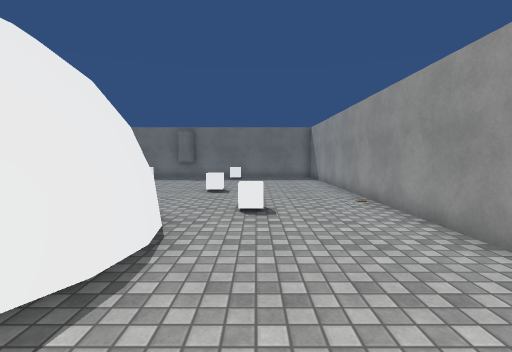
[1] (above)

17 first-person views from a walk through a scene from a Unity 3-D project. The camera is 1.4 m above the floor, tilts 4° down and sees 85° across. The floor is counted in squares, 1 m on a side. Each view is taken from the middle of a square. On the plan, view 1 faces up. The plan holds only what a view shows up to about 14 squares ahead; the rest is blank. The place goes on beyond the plan. The player character is not drawn. Surface patterns are stand-ins for the level's own textures.

[2]
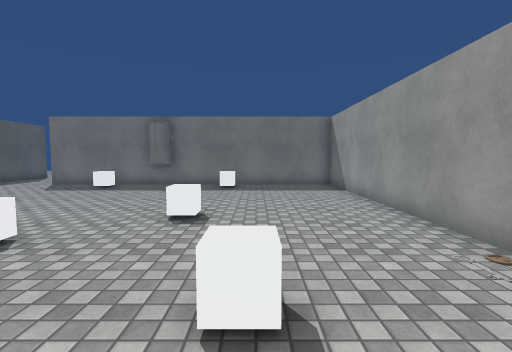

[3]
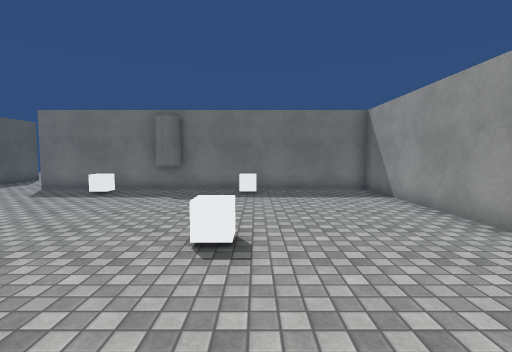

[4]
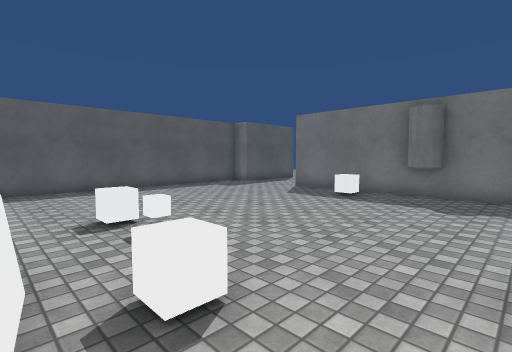

[5]
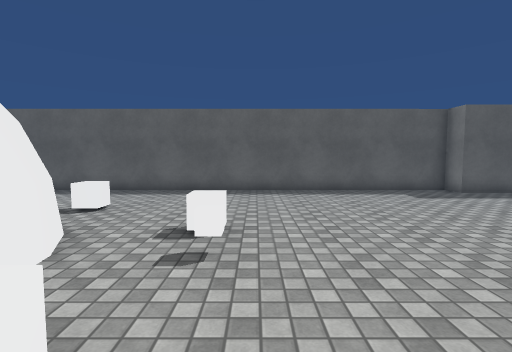

[6]
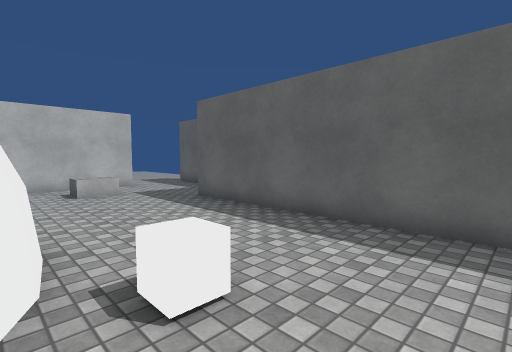

[7]
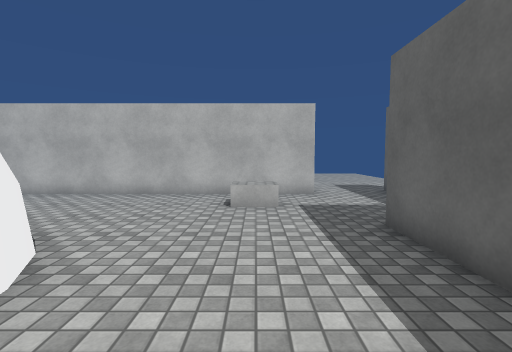

[8]
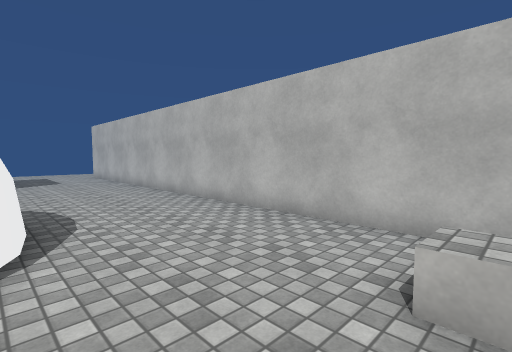

[9]
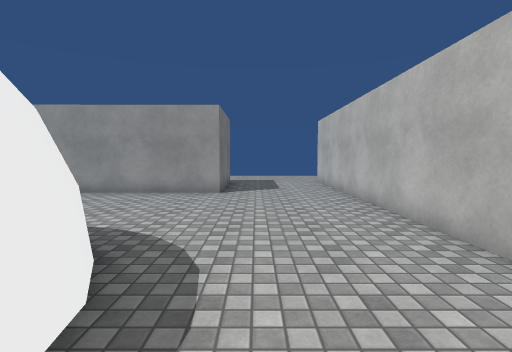

[10]
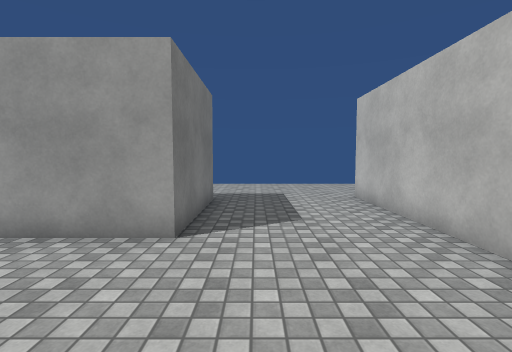

[11]
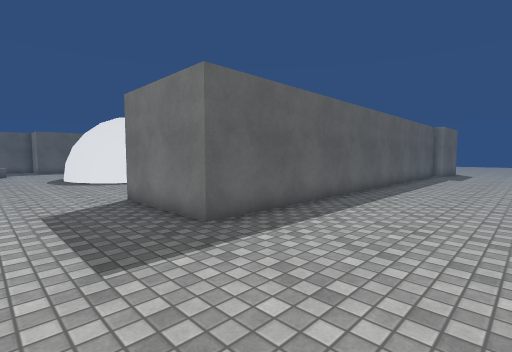

[12]
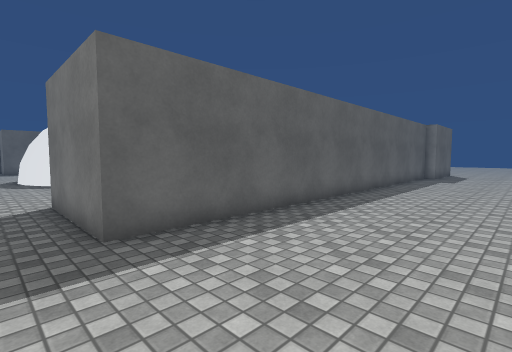

[13]
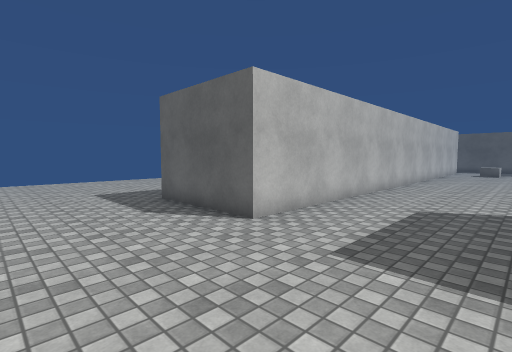

[14]
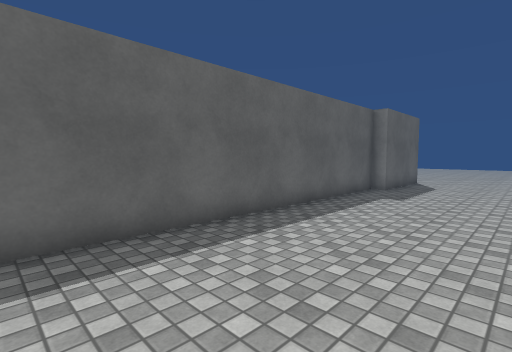

[15]
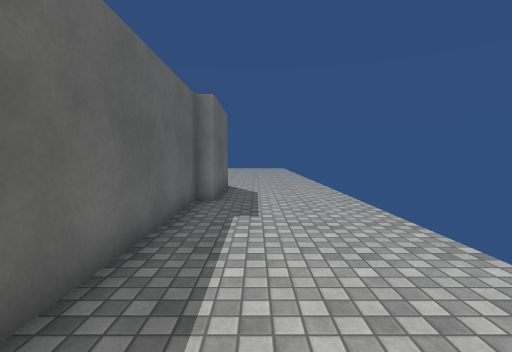

[16]
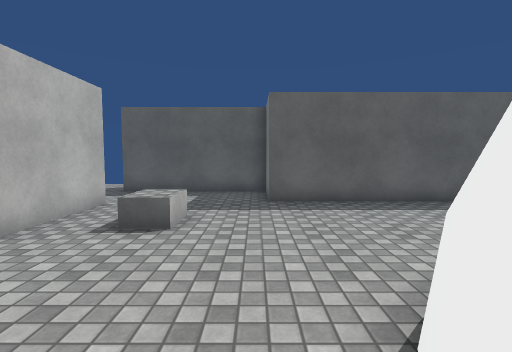

[17]
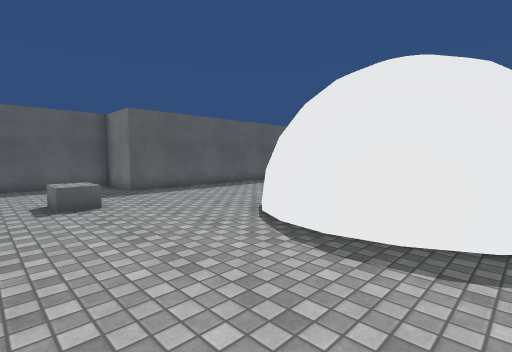

### Floor plan
Points are (right, up) in squares from view 1. A wall is a line through its corners. A room is listed if a view was taken in it or the views show most of it. See-through windows are left out.
Room 1 (views 1, 2, 3, 4, 5, 6, 7, 8, 9, 10, 11, 12, 13, 14, 15, 16, 17)
walls: (-2, 5.6) (-1.8, 4.3) (-2, 3.1) (-2.4, 2.4); (-2.2, 5.5) (-2.1, 4.3) (-2.2, 3.1) (-2.5, 2.6); (-3.2, 1.7) (-3.6, 1.4) (-4.4, 0.9) (-5.7, 0.7) (-6.8, 0.9) (-7.9, 1.5) (-8.6, 2.2); (-3.1, 1.6) (-3.5, 1.2) (-4.5, 0.7); (-4.3, 0.7) (-5.5, 0.5) (-6.8, 0.7) (-8, 1.3) (-8.8, 2.1) (-9.3, 3.3); (-7.8, 7.2) (-6.6, 7.8) (-6.3, 7.9); (-7.9, 7.4) (-6.7, 8) (-5.9, 8.2); (-9.3, 4.4) (-9.2, 5.1); (-9.5, 4.3) (-9.3, 5.7) (-9, 6.2); (8.7, 19.5) (8.7, 18.9) (8.1, 18.9) (8.1, 0.4) (3.7, 0.4) (3.7, 18.9) (-10.2, 18.9); (-14.2, -4.4) (8.7, -4.4) (8.7, -8.9); (-13.7, 19.5) (-13.7, 18.9) (-14.6, 18.9) (-14.6, 0.4) (-17.2, 0.4) (-17.2, -4.4)
low walls: (-5.7, 8.3) (-4.5, 8.1)
ways out: opening at (-15.5, -5)
objects: block (-12, -3) to (-11, -2); white cube (-11, 6) to (-10, 7); white cube (-8, 10); white cube (-7, 10); white cube (-7, 18); white cube (-5, 9) to (-4, 10); cylinder (-5, 18) to (-5, 19); white cube (-2, 11) to (-1, 12); white cube (-2, 18) to (-1, 18); white cube (0, 7) to (0, 8); key (3, 9)

Where each view was taken, in squares from view 1:
view 1: 0 up, 0 right, facing up
view 2: 5 up, 0 right, facing up
view 3: 7 up, 1 left, facing up
view 4: 8 up, 2 left, facing up-left
view 5: 11 up, 3 left, facing left
view 6: 9 up, 9 left, facing down-left
view 7: 6 up, 12 left, facing down
view 8: 1 up, 12 left, facing down-right
view 9: 1 down, 7 left, facing right
view 10: 1 down, 1 left, facing right
view 11: 3 down, 13 right, facing up-left
view 12: 1 down, 13 right, facing up-left
view 13: 0 up, 13 right, facing down-left
view 14: 7 up, 13 right, facing up-left
view 15: 10 up, 10 right, facing up
view 16: 0 up, 6 left, facing left
view 17: 4 down, 3 left, facing up-left
